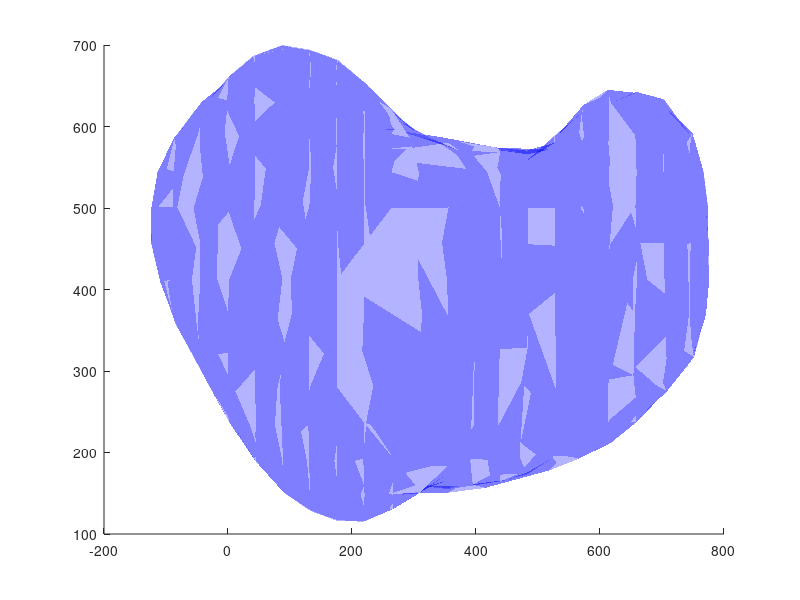

Write the MATLAB code that produced this figure. (Note: this script raises an error after producing the figure.)
load('idealStartScaled.mat')
figure
hold on
patch('Faces',object2.faces,'Vertices',object2.vertices,'FaceColor','blue','FaceAlpha',0.3,'LineStyle','none')
scatter3(CBStat(:,1),CBStat(:,2),CBStat(:,3))
scatter3(CBDyn(:,1),CBDyn(:,2),CBDyn(:,3))
hold off

load('idealDynScaled')
figure
hold on
patch('Faces',object2.faces,'Vertices',object2.vertices,'FaceColor','blue','FaceAlpha',0.3,'LineStyle','none')
scatter3(CADyn(:,1),CADyn(:,2),CADyn(:,3),'MarkerEdgeColor','red')
hold off

load('idealStatScaled')
figure
hold on
patch('Faces',object2.faces,'Vertices',object2.vertices,'FaceColor','blue','FaceAlpha',0.3,'LineStyle','none')
scatter3(CAStat(:,1),CAStat(:,2),CAStat(:,3))
hold off